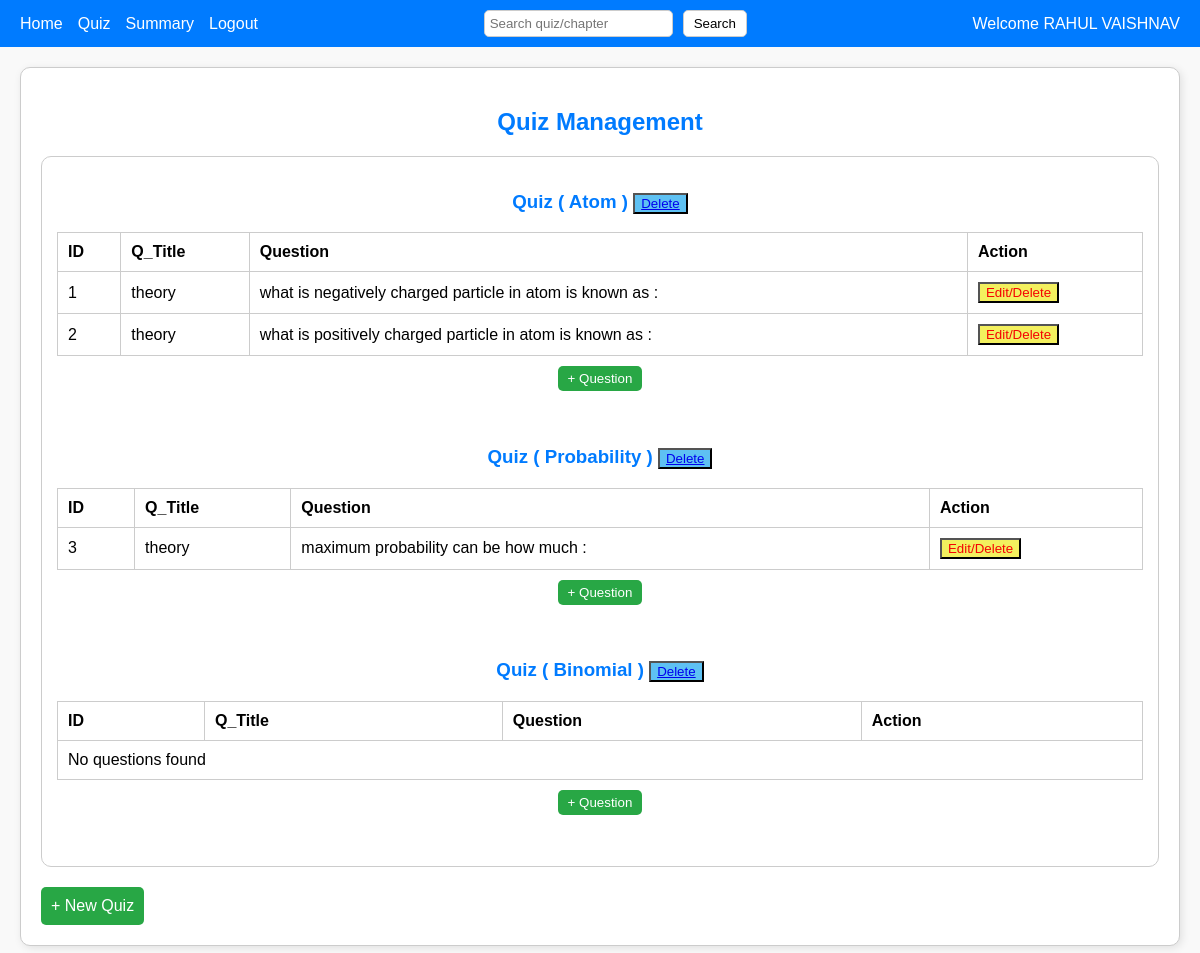
Page /admin_quiz on the earlier database version.
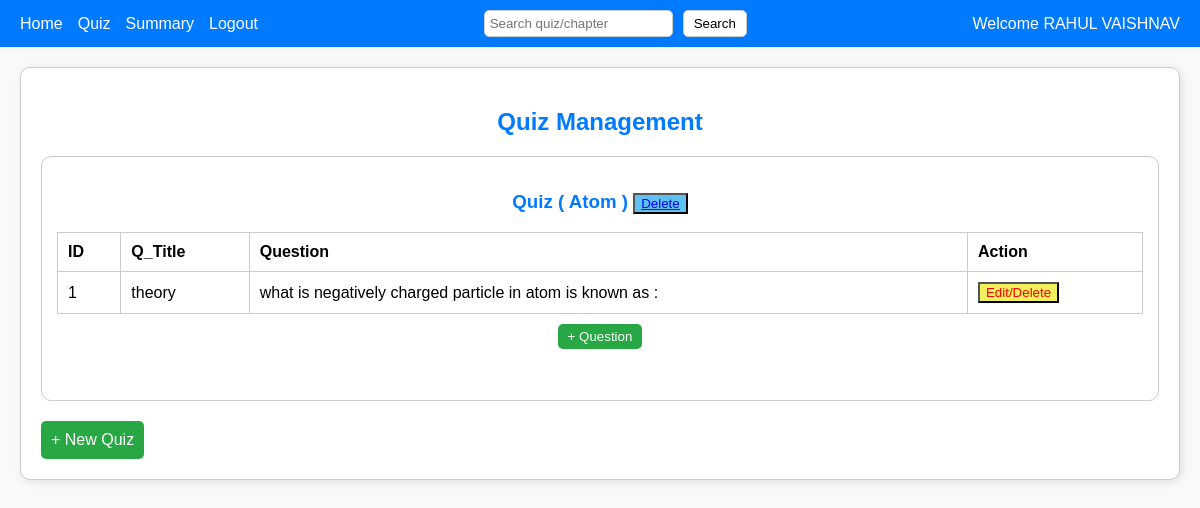
Same page on the later database version.
### backend/models.py (models this page shows)
class Admin_User_Details(db.Model):
    __tablename__ = 'admin_user_details'
    id=db.Column(db.Integer, primary_key=True,autoincrement=True)#Ensures that the ID column automatically increments for each new row inserted into the table.It applies only to integer primary keys.The database automatically assigns a new unique ID starting from 1 and increases by 1 for each new entry.
    email_username = db.Column(db.String(120), nullable=False, unique=True)
    password = db.Column(db.String(120), nullable=False)#not neccessary to be unique# here string(120) means 120 characters
    Full_name = db.Column(db.String(80), nullable=False)#not neccessary to be unique
    qualification=db.Column(db.String(80), nullable=False)#not neccessary to be unique
    date_of_birth=db.Column(db.String(80), nullable=False)#not neccessary to be unique
    role = db.Column(db.Integer, nullable=False, default=1)#remember this only the first user with register through this register form,admins will have to register in db browser manually or using insert command of sql
    scores_of_a_userid = db.relationship('Scores', cascade='all, delete', backref='admin_user_details', lazy=True)#name of the backrefrence is scores_of_a_userid#we say this is linked to the scores table#cascade means if a id gets deleted here delete all the data of scores linked to that id#backref=admin_user_details means the current table or the table to which it is backrefrencing#loading style is lazy()

class Quiz(db.Model):#class name should start with capital letter,tablename should start with small letter
    __tablename__ = 'quiz'
    quiz_id=db.Column(db.Integer, primary_key=True,autoincrement=True)#iska student id se kuch lena dena nahi hai
    chapter_id=db.Column(db.Integer, db.ForeignKey('chapters.chapter_id'), nullable=False)
    date_quiz=db.Column(db.String(80), nullable=False)
    time_duration=db.Column(db.Integer, nullable=False)
    chapter_name=db.Column(db.String(80) , nullable=False)#remember it has relationship with chapters tables as of chapter_name
    questions_of_a_quiz_id = db.relationship('Questions', cascade='all, delete', backref='quiz', lazy=True)# it tells all the questions of a quiz(here we are getting quiz through quiz id)

class Questions(db.Model):
    __tablename__ = 'questions'
    question_id=db.Column(db.Integer, primary_key=True,autoincrement=True)#iska student id se kuch lena dena nahi hai
    chapter_id=db.Column(db.Integer, db.ForeignKey('chapters.chapter_id'), nullable=False)
    quiz_id=db.Column(db.Integer, db.ForeignKey('quiz.quiz_id'), nullable=False)
    question_title=db.Column(db.String(80), nullable=False)
    question=db.Column(db.String(300), nullable=False)
    option_a=db.Column(db.String(300), nullable=False)
    option_b=db.Column(db.String(300), nullable=False)
    option_c=db.Column(db.String(300), nullable=False)
    option_d=db.Column(db.String(300), nullable=False)
    correct_option=db.Column(db.String(300), nullable=False)

### backend/controlers.py (the view)
@app.route("/admin_quiz",methods=["GET","POST"])
def admin_quiz():
    quiz=Quiz.query.all()
    chapters=Chapters.query.all()
    user=Admin_User_Details.query.filter_by(role=0).first()
    return render_template("2_admin_quiz.html",admin=user.Full_name,quizes=quiz,chapters=chapters)

### templates/2_admin_quiz.html (shortened to what this page needs)
<!DOCTYPE html>
<html lang="en">
<head>
</head>
<body>
    <div class="header">
        <div class="nav-links">
            <a href="/admin_home">Home</a>
            <a href="/admin_quiz">Quiz</a>
            <a href="/admin_summary/{{admin}}">Summary</a>
            <a href="/">Logout</a>
        </div>
        <form class="search" action="/search_quiz" method="post">
            <input type="search" placeholder="Search quiz/chapter" name="search">
            <button type="submit">Search</button>
        </form>
        <div>Welcome {{admin}}</div>
    </div>
    <div class="container">
        <h2>Quiz Management</h2>
        <div class="quiz-section">
            <div class="quiz">
            {%if quizes%}
            {%for quiz in quizes%}
                <h3>Quiz  ( {{quiz.chapter_name}} ) <a href="/delete_quiz/{{quiz.quiz_id}}"><button class="edt">Delete</button"></a></h3>
                <table>
                    <tr>
                        <th>ID</th>
                        <th>Q_Title</th>
                        <th>Question</th>
                        <th>Action</th>
                    </tr>
                    {%if quiz.questions_of_a_quiz_id%}
                    {%for question in quiz.questions_of_a_quiz_id%}
                    <tr>
                        <td>{{question.question_id}}</td>
                        <td>{{question.question_title}}</td>
                        <td>{{question.question}}</td>
                        <td><a href="/edit_question/{{question.question_id}}/{{quiz.chapter_id}}/{{quiz.quiz_id}}"><button class="edit">Edit/Delete</button></a></td>
                    </tr>
                    {%endfor%}
                    {%else%}
                    <tr>
                        <td colspan="4">No questions found</td>
                    </tr>
                    {%endif%}
                </table>
                <a href="/add_question/{{quiz.chapter_id}}/{{quiz.quiz_id}}"><div class="add-question">
                    <button>+ Question</button>
                </div></a>
                <br><br>
                {%endfor%}
            {%else%}
            <h2>No quizzes found</h2>
            {%endif%}
            </div>
        </div>
        <div class="footer">
            <a href="/add_newquiz">+ New Quiz</a>
        </div>
    </div>
</body>
</html>

### templates/2_admin_quiz.html (style rules this page uses)
body { font-family: Arial, sans-serif; margin: 0; padding: 0; background-color: #f9f9f9; }
.header { background-color: #007BFF; color: white; padding: 10px 20px; display: flex; justify-content: space-between; align-items: center; }
.header .nav-links { display: flex; gap: 15px; }
.header .nav-links a { color: white; text-decoration: none; }
.header .search { display: flex; align-items: center; gap: 10px; }
.header .search input { padding: 5px; border-radius: 5px; border: 1px solid #ccc; }
.header .search button { padding: 5px 10px; background-color: white; border: 1px solid #ccc; border-radius: 5px; cursor: pointer; }
.container { margin: 20px; padding: 20px; border: 1px solid #ccc; border-radius: 10px; background-color: white; box-shadow: 2px 2px 8px rgba(0, 0, 0, 0.1); }
.container h2 { text-align: center; color: #007BFF; }
.quiz-section { display: flex; justify-content: space-between; gap: 20px; }
.quiz { flex: 1; border: 1px solid #ccc; border-radius: 10px; padding: 15px; }
.quiz h3 { text-align: center; color: #007BFF; }
.quiz table { width: 100%; border-collapse: collapse; margin-top: 10px; }
.quiz table th, .quiz table td { border: 1px solid #ccc; padding: 10px; text-align: left; }
.quiz .add-question { margin-top: 10px; text-align: center; }
.quiz .add-question button { padding: 5px 10px; background-color: #28a745; color: white; border: none; border-radius: 5px; cursor: pointer; }
.footer { margin-top: 20px; display: flex; justify-content: space-between; }
.footer a { padding: 10px; background-color: #28a745; color: white; border-radius: 5px; text-decoration: none; text-align: center; }
.edit { background-color: #f3f05bf9; color: #f50303; cursor: pointer; }
.edt { background-color: #5bc0f3f9; color: #f50303; cursor: pointer; }

Differences in the rows shown:
removed Questions: question_id "2", question_title "theory", question "what is positively charged particle in atom is known as :"
removed Quiz: chapter_name "Probability"
removed Questions: question_id "3", question_title "theory", question "maximum probability can be how much :", shown under "Probability"
removed Quiz: chapter_name "Binomial", shows "No questions found"
